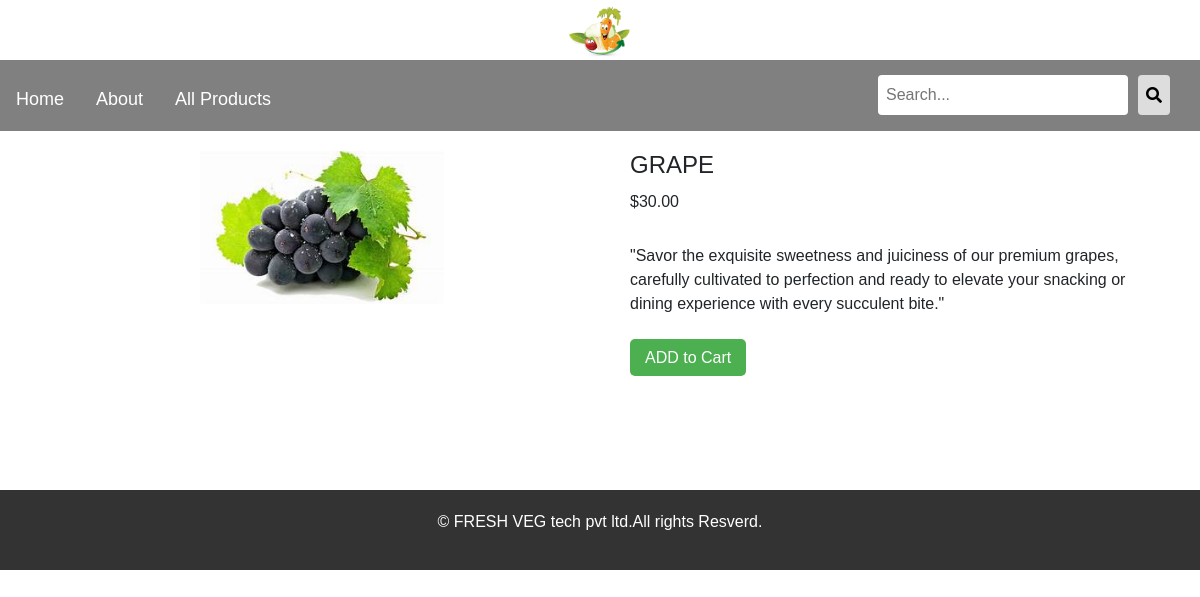
The page /shop/fruits/grape/ on the database its author committed.
### shop/models.py (models this page shows, shortened)
class Product(models.Model):
    name = models.CharField(max_length=250, unique=True)
    slug = models.CharField(max_length=250, unique=True)
    description = models.TextField(blank=True)  # Fixed the typo here
    price = models.DecimalField(max_digits=10, decimal_places=2)
    category = models.ForeignKey(Category, on_delete=models.CASCADE)
    image = models.ImageField(upload_to="product", blank=True)
    stock = models.IntegerField()
    available = models.BooleanField(default=True)
    created = models.DateTimeField(auto_now_add=True)
    updated = models.DateTimeField(auto_now=True)
    class Meta:
        ordering = ('name',)
        verbose_name = "product"
        verbose_name_plural = 'products'

### shop/views.py (the view)
# urls.py: path('<slug:c_slug>/<slug:product_slug>/', views.proDetail, name='prodCatdetail'),
def proDetail(request,c_slug,product_slug):
    try:
        product = Product.objects.get(category__slug=c_slug, slug=product_slug)
    except Exception as e:
        raise e
    return render(request, 'product.html', {'product': product})

### cart/context_processors.py (called while the page is built)
def counter(request):
    from .models import Cart, CartItem
    from .views import _cart_id
    item_count = 0
    if 'admin' in request.path:
        return {}
    else:
        try:
            cart = Cart.objects.filter(cart_id=_cart_id(request)).first()
            cart_items = CartItem.objects.filter(cart=cart)
            for cart_item in cart_items:
                item_count += cart_item.quantity
        except Cart.DoesNotExist:
            item_count = 0
    return {'item_count': item_count}

### cart/views.py (called while the page is built)
def _cart_id(request):
    cart = request.session.session_key
    if not cart:
        cart = request.session.create()
    return cart

### shop/context_processors.py (called while the page is built)
def menu_links(request):
    links=Category.objects.all()
    return dict(links=links)

### shop/models.py (called while the page is built)
    def get_url(self):
        return reverse('shop:products_by_category', args=[str(self.slug)])

### templates/product.html (shortened to what this page needs)
{% extends "main.html" %}
{% load static %}
{% block content %}
<div class="product-details">
    <div class="product-image">
        <img src="{{ product.image.url }}" alt="{{ product.name }}">
    </div>
    <div class="product-info">
        <h1>{{ product.name }}</h1>
        <p>${{ product.price }}</p>
        <p>{{ product.description }}</p>
        {% if product.stock <= 0 %}
            <p><b>Out of stock</b></p>
        {% else %}
        <a href="{% url 'cart:add_cart' product.id %}" class="add-to-cart">ADD to Cart</a>
        {% endif %}
    </div>
</div>
{% endblock %}

### templates/navbar.html (style rules this page uses)
body { margin: 0; font-family: 'Poppins', sans-serif; }

### templates/product.html (style rules this page uses)
body { font-family: 'Poppins', sans-serif; margin: 0; padding: 0; box-sizing: border-box; }
.product-details { display: flex; justify-content: space-between; margin-bottom: 20px; }
.product-image img { width: 50%; height: auto; margin-left: 200px; margin-top: 20px; }
.product-info { width: 45%; margin-top: 20px; margin-right: 30px; }
.product-info h1 { font-size: 24px; margin-bottom: 10px; }
.product-info p { margin-bottom: 30px; }
.add-to-cart { background-color: #4CAF50; color: white; padding: 10px 15px; text-decoration: none; border-radius: 5px; }

### templates/footer.html (style rules this page uses)
body { margin: 0; font-family: 'Arial', sans-serif; display: flex; flex-direction: column; min-height: 100vh; }

### rows shown on the page
Product: image (picture), name "GRAPE", price "30.00", description "\"Savor the exquisite sweetness and juiciness of our premium grapes, carefully cultivated to perfection and ready to elevate your snacking or dining experience with every succulent bite.\""
